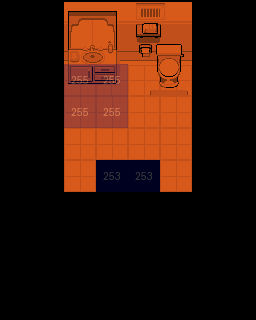

This is a level from a 2D game, rendered from its Tiled map with the project's own tilesets. A one-line summary and the complete map file follow:
An orthogonal 8x10 tile map with 32x32 px tiles, 5 tile layers (decor, colliders, metadata, actions, ...), 2 tilesets.

<map version="1.10" tiledversion="1.11.2" orientation="orthogonal" renderorder="right-down" width="8" height="10" tilewidth="32" tileheight="32" infinite="0" nextlayerid="6" nextobjectid="1">
 <tileset firstgid="1" source="../tilesets/train01.tsx" />
 <tileset firstgid="214" source="../tilesets/blue-labels.tsx" />
 <layer id="1" name="decor" width="8" height="10">
  <data encoding="csv">
0,0,134,137,142,145,0,0,
0,0,0,0,0,0,0,0,
0,0,0,0,144,0,0,0,
0,0,133,133,133,133,0,0,
0,0,133,133,133,133,0,0,
0,0,133,4,4,133,0,0,
0,0,0,0,0,0,0,0,
0,0,0,0,0,0,0,0,
0,0,0,0,0,0,0,0,
0,0,0,0,0,0,0,0
</data>
 </layer>
 <layer id="2" name="colliders" width="8" height="10">
  <data encoding="csv">
4,4,0,0,0,0,4,4,
4,4,135,138,143,146,4,4,
4,4,136,139,0,147,4,4,
4,4,0,0,0,0,4,4,
4,4,0,0,0,0,4,4,
4,4,0,0,0,0,4,4,
4,4,4,4,4,4,4,4,
4,4,4,4,4,4,4,4,
4,4,4,4,4,4,4,4,
4,4,4,4,4,4,4,4
</data>
 </layer>
 <layer id="3" name="metadata" width="8" height="10">
  <data encoding="csv">
0,0,0,0,0,0,0,0,
0,0,0,0,0,0,0,0,
0,0,0,0,0,0,0,0,
0,0,0,0,0,0,0,0,
0,0,0,0,0,0,0,0,
0,0,0,0,0,0,0,0,
0,0,0,0,0,0,0,0,
0,0,0,0,0,0,0,0,
0,0,0,0,0,0,0,0,
0,0,0,0,0,0,0,0
</data>
 </layer>
 <layer id="4" name="actions" width="8" height="10" opacity="0.25">
  <data encoding="csv">
0,0,0,0,0,0,0,0,
0,0,0,0,0,0,0,0,
0,0,468,468,0,0,0,0,
0,0,468,468,0,0,0,0,
0,0,0,0,0,0,0,0,
0,0,0,466,466,0,0,0,
0,0,0,0,0,0,0,0,
0,0,0,0,0,0,0,0,
0,0,0,0,0,0,0,0,
0,0,0,0,0,0,0,0
</data>
 </layer>
 <layer id="5" name="characters" width="8" height="10">
  <data encoding="csv">
0,0,0,0,0,0,0,0,
0,0,0,0,0,0,0,0,
0,0,0,0,0,0,0,0,
0,0,0,0,0,0,0,0,
0,0,0,0,0,0,0,0,
0,0,0,0,0,0,0,0,
0,0,0,0,0,0,0,0,
0,0,0,0,0,0,0,0,
0,0,0,0,0,0,0,0,
0,0,0,0,0,0,0,0
</data>
 </layer>
</map>
